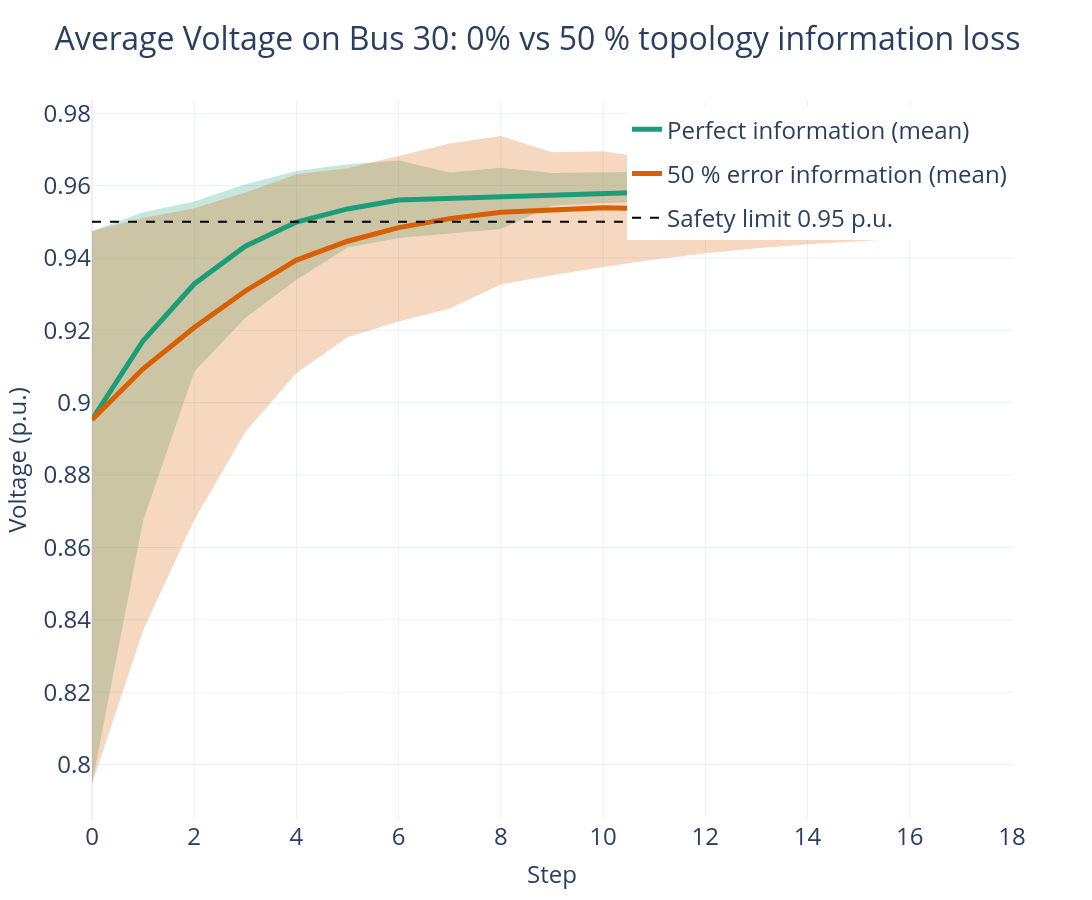

Here is the notebook cell this chart was saved with:
### Code cell
success_list_loss = np.array(success_list_loss)
print('average recovery step is:')
print(np.mean(success_list_loss[:,1]))
print(np.std(success_list_loss[:,1]))
print('average reactive power cost is:')
print(np.mean(control_cost_loss))
print(np.std(control_cost_loss))
print('the total cost is:')
print(np.mean(object_cost_list_loss))
print(np.std(object_cost_list_loss))

import os
import numpy as np
import plotly.graph_objects as go
import plotly.io as pio

# ------------------------------------------------------------
# Nature-style figure configuration
# ------------------------------------------------------------
NATURE_CONFIG = {
    "width": 1800,
    "height": 900,
    "font_base": 28,
    "font_title": 32,
    "font_axis": 24,
    "font_legend": 24,
    "dpi": 300,          # only used indirectly through scale
}

# ------------------------------------------------------------
# helper functions
# ------------------------------------------------------------
def build_stats(trajs, bus_idx, max_len):
    mat = np.full((len(trajs), max_len), np.nan)
    for i, ep in enumerate(trajs):
        mat[i, :ep.shape[0]] = ep[:, bus_idx]
    return {
        "mean": np.nanmean(mat, axis=0),
        "min":  np.nanmin(mat, axis=0),
        "max":  np.nanmax(mat, axis=0)
    }

def hex_to_rgba(hex_color, alpha):
    h = hex_color.lstrip('#')
    r, g, b = (int(h[i:i+2], 16) for i in (0, 2, 4))
    return f'rgba({r},{g},{b},{alpha})'

# ------------------------------------------------------------
# choose bus & palette
# ------------------------------------------------------------
bus_idx = 2               # Bus-30
color_perfect = "#1b9e77" # teal   – 0% loss
color_error   = "#d95f02" # orange – 50 % loss

max_len = max(
    max(a.shape[0] for a in voltage_trajs),
    max(a.shape[0] for a in voltage_trajs_loss)
)

stats_perfect = build_stats(voltage_trajs,  bus_idx, max_len)
stats_error   = build_stats(voltage_trajs_loss, bus_idx, max_len)

# ------------------------------------------------------------
# build figure
# ------------------------------------------------------------
fig = go.Figure()

# ---- shaded band : perfect topology ----
fig.add_trace(go.Scatter(
    x=np.arange(max_len), y=stats_perfect["min"],
    mode="lines", line=dict(width=0),
    showlegend=False, hoverinfo="skip",
    legendgroup="perfect"
))
fig.add_trace(go.Scatter(
    x=np.arange(max_len), y=stats_perfect["max"],
    mode="lines", line=dict(width=0),
    fill="tonexty", fillcolor=hex_to_rgba(color_perfect, 0.25),
    showlegend=False, hoverinfo="skip",
    legendgroup="perfect"
))

# ---- shaded band : 50 % error ----
fig.add_trace(go.Scatter(
    x=np.arange(max_len), y=stats_error["min"],
    mode="lines", line=dict(width=0),
    showlegend=False, hoverinfo="skip",
    legendgroup="error"
))
fig.add_trace(go.Scatter(
    x=np.arange(max_len), y=stats_error["max"],
    mode="lines", line=dict(width=0),
    fill="tonexty", fillcolor=hex_to_rgba(color_error, 0.25),
    showlegend=False, hoverinfo="skip",
    legendgroup="error"
))

# ---- mean curves ----
fig.add_trace(go.Scatter(
    x=np.arange(max_len), y=stats_perfect["mean"],
    mode="lines",
    name="Perfect information (mean)",
    line=dict(color=color_perfect, width=5),
    legendgroup="perfect"
))
fig.add_trace(go.Scatter(
    x=np.arange(max_len), y=stats_error["mean"],
    mode="lines",
    name="50 % error information (mean)",
    line=dict(color=color_error, width=5),
    legendgroup="error"
))

# ---- safety threshold ----
fig.add_trace(go.Scatter(
    x=[0, max_len - 1], y=[0.95, 0.95],
    mode="lines", name="Safety limit 0.95 p.u.",
    line=dict(color="black", dash="dash"),
    hoverinfo="skip"
))

# ------------------------------------------------------------
# layout: Nature style
# ------------------------------------------------------------
fig.update_layout(
    width=NATURE_CONFIG["width"],
    height=NATURE_CONFIG["height"],
    template="plotly_white",
    title=dict(
        text=f"Average Voltage on Bus 30: 0% vs 50 % topology information loss",
        font=dict(size=NATURE_CONFIG["font_title"])
    ),
    font=dict(size=NATURE_CONFIG["font_base"]),
    legend=dict(
        x=1, y=0.99, xanchor="right", yanchor="top",
        font=dict(size=NATURE_CONFIG["font_legend"])
    ),
    xaxis=dict(
        title="Step",
        titlefont=dict(size=NATURE_CONFIG["font_axis"]),
        tickfont=dict(size=NATURE_CONFIG["font_axis"]),
        range=[0, 18],
    ),
    yaxis=dict(
        title="Voltage (p.u.)",
        titlefont=dict(size=NATURE_CONFIG["font_axis"]),
        tickfont=dict(size=NATURE_CONFIG["font_axis"])
    )
)

fig.show()

# ------------------------------------------------------------
# export high-resolution images
# ------------------------------------------------------------
pio.kaleido.scope.mathjax = None  # speed-up export

output_dir = os.path.join(Config.data_path, "images", "56bus")
os.makedirs(output_dir, exist_ok=True)

pdf_path = os.path.join(output_dir, "topology_loss.pdf")
png_path = os.path.join(output_dir, "topology_loss.png")

fig.write_image(pdf_path,  width=NATURE_CONFIG["width"],
                           height=NATURE_CONFIG["height"],
                           scale=2)   # 2 × 1800 px ≈ 300 dpi
fig.write_image(png_path,  width=NATURE_CONFIG["width"],
                           height=NATURE_CONFIG["height"],
                           scale=2)

### Figure 1 — Plotly figure (JSON) as saved in the notebook; plotly's stock layout.template omitted (floating-point values rounded to 4 significant figures)
{"data": [{"hoverinfo": "skip", "legendgroup": "perfect", "line": {"width": 0}, "mode": "lines", "showlegend": false, "type": "scatter", "x": [0, 1, 2, 3, 4, 5, 6, 7, 8, 9, 10, 11, 12, 13, 14, 15, 16, 17, 18, 19, 20, 21, 22, 23, 24, 25, 26, 27, 28, 29, 30, 31, 32, 33, 34, 35, 36, 37, 38, 39, 40, 41], "y": [0.7946, 0.8674, 0.9086, 0.9235, 0.934, 0.9429, 0.9455, 0.9469, 0.948, 0.9545, 0.9552, 0.9555, 0.9557, 0.9558, 0.9559, 0.956, 0.956, 0.9561, 0.9561, 0.9562, 0.9587, null, null, null, null, null, null, null, null, null, null, null, null, null, null, null, null, null, null, null, null, null]}, {"fill": "tonexty", "fillcolor": "rgba(27,158,119,0.25)", "hoverinfo": "skip", "legendgroup": "perfect", "line": {"width": 0}, "mode": "lines", "showlegend": false, "type": "scatter", "x": [0, 1, 2, 3, 4, 5, 6, 7, 8, 9, 10, 11, 12, 13, 14, 15, 16, 17, 18, 19, 20, 21, 22, 23, 24, 25, 26, 27, 28, 29, 30, 31, 32, 33, 34, 35, 36, 37, 38, 39, 40, 41], "y": [0.9474, 0.9526, 0.9556, 0.9604, 0.964, 0.9659, 0.9669, 0.9636, 0.965, 0.9635, 0.9637, 0.9638, 0.9595, 0.9598, 0.9599, 0.9601, 0.9603, 0.9604, 0.9605, 0.9606, 0.9606, null, null, null, null, null, null, null, null, null, null, null, null, null, null, null, null, null, null, null, null, null]}, {"hoverinfo": "skip", "legendgroup": "error", "line": {"width": 0}, "mode": "lines", "showlegend": false, "type": "scatter", "x": [0, 1, 2, 3, 4, 5, 6, 7, 8, 9, 10, 11, 12, 13, 14, 15, 16, 17, 18, 19, 20, 21, 22, 23, 24, 25, 26, 27, 28, 29, 30, 31, 32, 33, 34, 35, 36, 37, 38, 39, 40, 41], "y": [0.7946, 0.837, 0.8676, 0.8919, 0.9082, 0.9181, 0.9224, 0.9261, 0.9327, 0.9352, 0.9375, 0.9396, 0.9413, 0.9427, 0.9438, 0.9447, 0.9455, 0.9462, 0.9468, 0.9474, 0.948, 0.9485, 0.9489, 0.9494, 0.9561, 0.9564, 0.9568, 0.9571, 0.9574, 0.9576, 0.9579, 0.9582, 0.9586, 0.9587, 0.9587, 0.9587, 0.9588, 0.9588, 0.9659, 0.966, 0.9662, 0.9664]}, {"fill": "tonexty", "fillcolor": "rgba(217,95,2,0.25)", "hoverinfo": "skip", "legendgroup": "error", "line": {"width": 0}, "mode": "lines", "showlegend": false, "type": "scatter", "x": [0, 1, 2, 3, 4, 5, 6, 7, 8, 9, 10, 11, 12, 13, 14, 15, 16, 17, 18, 19, 20, 21, 22, 23, 24, 25, 26, 27, 28, 29, 30, 31, 32, 33, 34, 35, 36, 37, 38, 39, 40, 41], "y": [0.9474, 0.9511, 0.9537, 0.9581, 0.9631, 0.9648, 0.9682, 0.9717, 0.9737, 0.9692, 0.9695, 0.9673, 0.968, 0.9685, 0.969, 0.9695, 0.9665, 0.967, 0.9674, 0.9678, 0.9682, 0.968, 0.9683, 0.9686, 0.9689, 0.9692, 0.9694, 0.9697, 0.9699, 0.9641, 0.9643, 0.9645, 0.9648, 0.965, 0.9652, 0.9653, 0.9655, 0.9657, 0.9659, 0.966, 0.9662, 0.9664]}, {"legendgroup": "perfect", "line": {"color": "#1b9e77", "width": 5}, "mode": "lines", "name": "Perfect information (mean)", "type": "scatter", "x": [0, 1, 2, 3, 4, 5, 6, 7, 8, 9, 10, 11, 12, 13, 14, 15, 16, 17, 18, 19, 20, 21, 22, 23, 24, 25, 26, 27, 28, 29, 30, 31, 32, 33, 34, 35, 36, 37, 38, 39, 40, 41], "y": [0.8953, 0.9171, 0.9328, 0.9433, 0.9499, 0.9536, 0.956, 0.9565, 0.957, 0.9573, 0.9577, 0.9582, 0.9574, 0.9574, 0.9575, 0.9577, 0.9578, 0.9583, 0.9584, 0.9584, 0.9597, null, null, null, null, null, null, null, null, null, null, null, null, null, null, null, null, null, null, null, null, null]}, {"legendgroup": "error", "line": {"color": "#d95f02", "width": 5}, "mode": "lines", "name": "50 % error information (mean)", "type": "scatter", "x": [0, 1, 2, 3, 4, 5, 6, 7, 8, 9, 10, 11, 12, 13, 14, 15, 16, 17, 18, 19, 20, 21, 22, 23, 24, 25, 26, 27, 28, 29, 30, 31, 32, 33, 34, 35, 36, 37, 38, 39, 40, 41], "y": [0.8953, 0.9094, 0.9208, 0.9309, 0.9394, 0.9446, 0.9484, 0.9509, 0.9526, 0.9531, 0.9539, 0.9536, 0.9545, 0.9556, 0.9568, 0.9568, 0.9572, 0.958, 0.9586, 0.9593, 0.9608, 0.9601, 0.9601, 0.9589, 0.9615, 0.9617, 0.962, 0.9622, 0.9624, 0.9601, 0.9602, 0.9604, 0.9617, 0.9618, 0.9619, 0.962, 0.9622, 0.9623, 0.9659, 0.966, 0.9662, 0.9664]}, {"hoverinfo": "skip", "line": {"color": "black", "dash": "dash"}, "mode": "lines", "name": "Safety limit 0.95 p.u.", "type": "scatter", "x": [0, 41], "y": [0.95, 0.95]}], "layout": {"font": {"size": 28}, "height": 900, "legend": {"font": {"size": 24}, "x": 1, "xanchor": "right", "y": 0.99, "yanchor": "top"}, "title": {"font": {"size": 32}, "text": "Average Voltage on Bus 30: 0% vs 50 % topology information loss"}, "width": 1800, "xaxis": {"range": [0, 18], "tickfont": {"size": 24}, "title": {"font": {"size": 24}, "text": "Step"}}, "yaxis": {"tickfont": {"size": 24}, "title": {"font": {"size": 24}, "text": "Voltage (p.u.)"}}}}
